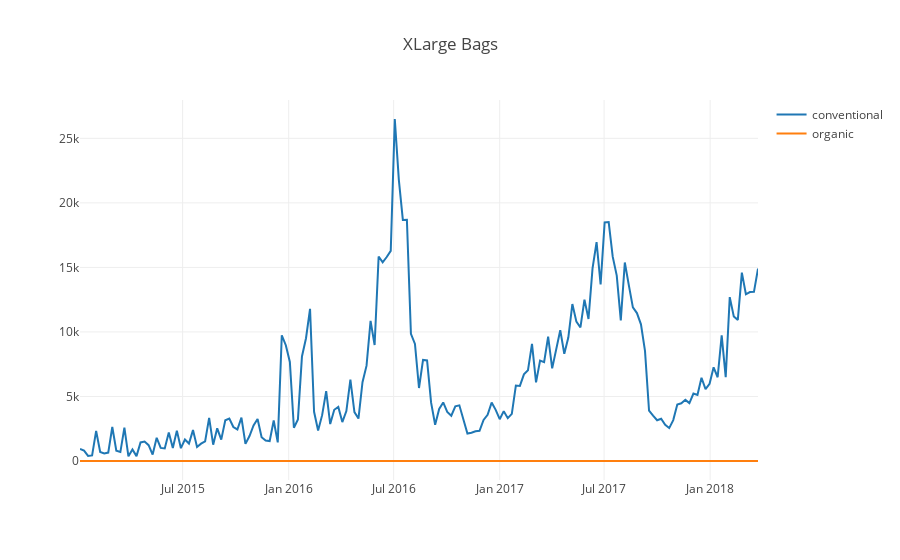

The notebook cell saved with this chart:
### Code cell
#--XLarge Bags sold over time--
time_series('XLarge Bags')

### Figure 1 — Plotly figure (JSON) as saved in the notebook; plotly's stock layout.template omitted (floating-point values rounded to 4 significant figures; data arrays with more than 128 entries replaced by an {"elided": "..."} marker saying what was removed)
{"data": [{"name": "conventional", "type": "scatter", "uid": "85bb8219-4265-4423-9d15-ad4980b07254", "x": {"elided": "169 str values"}, "y": {"elided": "169 float values"}}, {"name": "organic", "type": "scatter", "uid": "c51a6d5a-3e2f-4009-aa9c-52d531c693da", "x": {"elided": "169 str values"}, "y": {"elided": "169 float values"}}], "layout": {"title": "XLarge Bags", "xaxis": {"zeroline": false}, "yaxis": {"zeroline": false}}}
